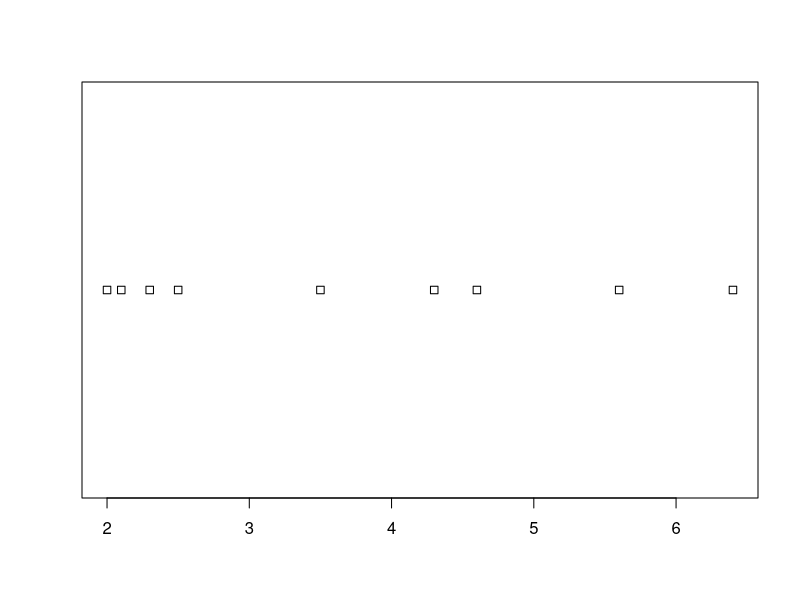
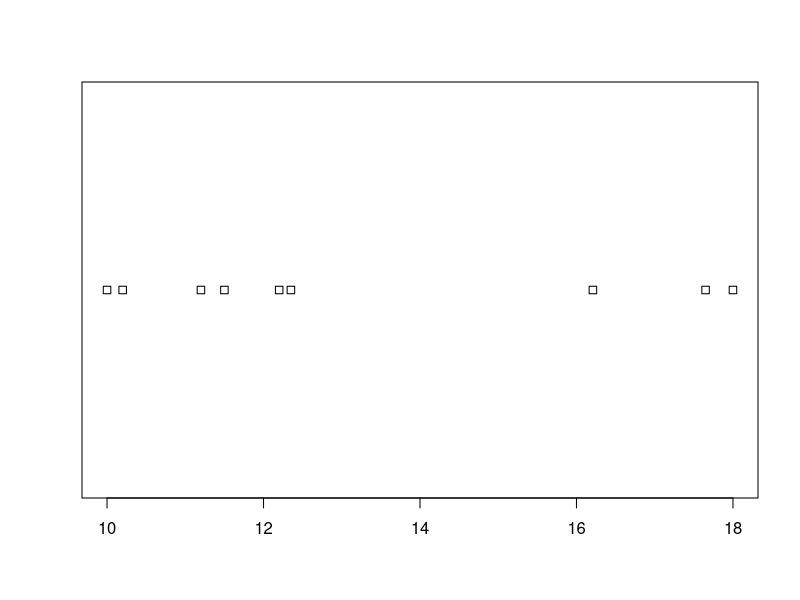

These charts were generated, in order, by the following R code: (Note: this script raises an error after producing the figures.)
library(readxl)
my_data <- read_excel("pd1.xlsx", col_types = c("text", 
                                                "numeric", "numeric"))
View(my_data)

#strip chart
stripchart(my_data$HEIGHT)
stripchart(my_data$WEIGHT)
stripchart(my_data$CROP)
stripchart(my_data$HEIGHT~my_data$WEIGHT)

#Histogram
hist(my_data$HEIGHT)
hist(my_data$WEIGHT)

#Scatter Plot
plot(my_data$HEIGHT,my_data$WEIGHT)

#qqnorm plot
qqnorm(my_data$HEIGHT)
qqnorm(my_data$WEIGHT)

#barplot
barplot(my_data$HEIGHT)
barplot(my_data$WEIGHT)

#Mosaic plot
mosaicplot(~my_data$CROP+my_data$HEIGHT)
